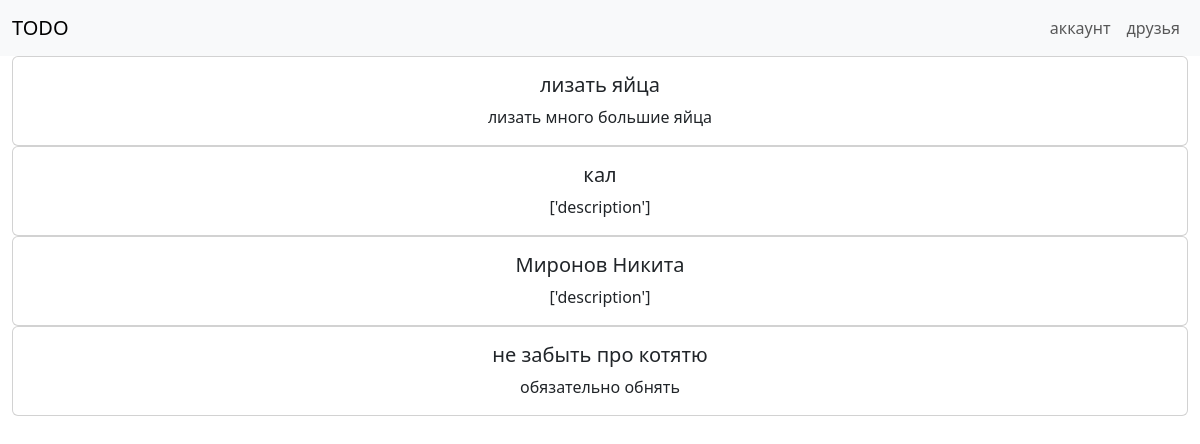
The app's page /homepage/ (signed in), older data.
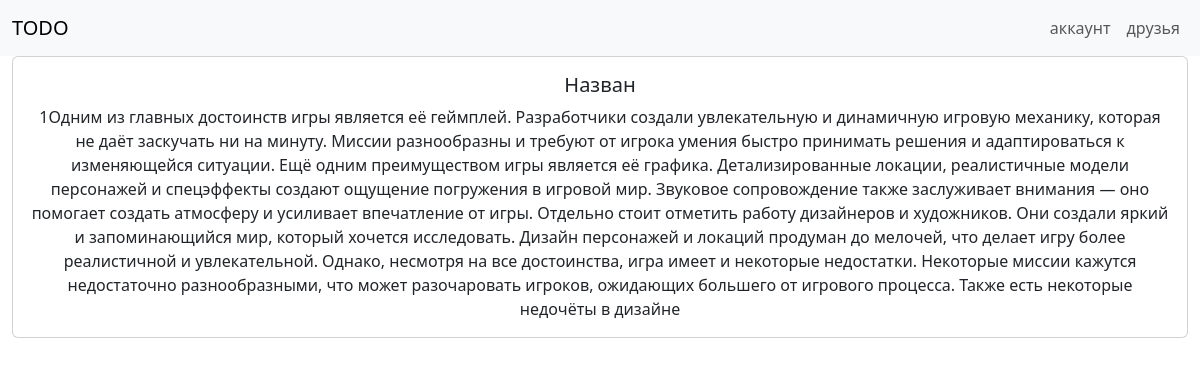
The same page, newer data.
### todos/models.py (models this page shows, shortened)
class todo(models.Model):
    user_id = models.ForeignKey(User, related_name='todo', on_delete=models.CASCADE)
    name = models.CharField(max_length=64)
    slug = models.SlugField(max_length=64)
    description = models.TextField()
    img = models.ImageField(upload_to='todo_images/', blank=True, null=True)
    publish_date = models.DateTimeField(auto_now_add=True)
    active = models.BooleanField(default=True)
    class Meta:
        ordering = ['publish_date',]

### homepage/views.py (the view)
# urls.py: path('', views.homepage, name='homepage'),
@login_required
def homepage(requset):
    todos = todo.objects.all()
    return render(requset, 'homepage/homepage.html', {'todos': todos})

### homepage/templates/homepage/homepage.html (shortened to what this page needs)
{% extends 'base.html' %}
{% load django_bootstrap5 %}
{% block content %}
<div class="container-fluid text-center">
    {% for todo in todos %}
        <div class="card">
            <div class="card-body">
                <h5 class="card-title">{{ todo.name }}</h5>
                <p class="card-text">{{ todo.description }}</p>
            </div>
        </div>
    {% endfor %}
</div>
{% endblock %}

Row changes from the older to the newer data that the page shows:
removed todo: name "лизать яйца", description "лизать много большие яйца"
removed todo: name "кал", description "['description']"
removed todo: name "Миронов Никита", description "['description']"
removed todo: name "не забыть про котятю", description "обязательно обнять"
added todo: name "Назван", description "1Одним из главных достоинств игры является её геймплей. Разработчики создали увлекательную и динамичную игровую механику, которая не даёт заскучать ни на минуту. Миссии разнообразны и требуют от игрока умения быстро принимать решения и адаптироваться к изменяющейся ситуации. Ещё одним преимуществом игры является её графика. Детализированные локации, реалистичные модели персонажей и спецэффекты создают ощущение погружения в игровой мир. Звуковое сопровождение также заслуживает внимания — оно помогает создать атмосферу и усиливает впечатление от игры. Отдельно стоит отметить работу дизайнеров и художников. Они создали яркий и запоминающийся мир, который хочется исследовать. Дизайн персонажей…"
